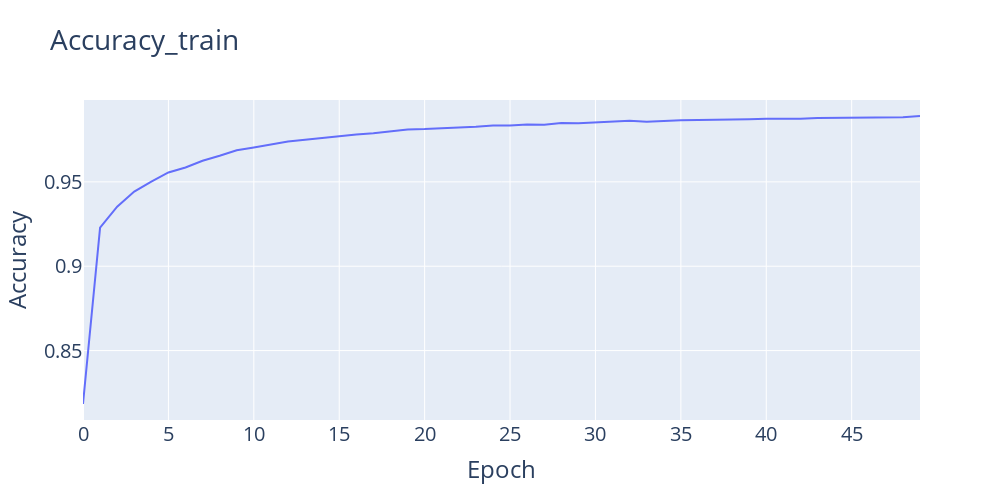

This figure's notebook cell:
### Code cell
import plotly
import plotly.graph_objs as go
import plotly.express as px
layout = go.Layout(
    width=1000,
    height=500,
    title="Accuracy_train",
    xaxis=dict(title='Epoch'), font=dict(size=20),
    yaxis=dict(title='Accuracy')
)

fig = go.Figure(layout=layout)
fig.add_trace(go.Scatter(x=np.arange(0, 50), y=accuracy_hist_train_))
fig.update_yaxes(automargin=True)
fig.update_xaxes(automargin=True)
fig.show()

### Figure 1 — Plotly figure (JSON) as saved in the notebook; plotly's stock layout.template omitted (floating-point values rounded to 4 significant figures)
{"data": [{"type": "scatter", "x": [0, 1, 2, 3, 4, 5, 6, 7, 8, 9, 10, 11, 12, 13, 14, 15, 16, 17, 18, 19, 20, 21, 22, 23, 24, 25, 26, 27, 28, 29, 30, 31, 32, 33, 34, 35, 36, 37, 38, 39, 40, 41, 42, 43, 44, 45, 46, 47, 48, 49], "y": [0.8183, 0.9229, 0.9353, 0.9442, 0.9502, 0.9556, 0.9585, 0.9625, 0.9654, 0.9688, 0.9704, 0.972, 0.974, 0.975, 0.9761, 0.9772, 0.978, 0.9788, 0.9799, 0.9811, 0.9813, 0.9819, 0.9822, 0.9826, 0.9834, 0.9834, 0.984, 0.9839, 0.9848, 0.9847, 0.9852, 0.9856, 0.9862, 0.9857, 0.9863, 0.9865, 0.9867, 0.9868, 0.9871, 0.9871, 0.9875, 0.9873, 0.9874, 0.9878, 0.9879, 0.9884, 0.9883, 0.9886, 0.9883, 0.989]}], "layout": {"font": {"size": 20}, "height": 500, "title": {"text": "Accuracy_train"}, "width": 1000, "xaxis": {"automargin": true, "title": {"text": "Epoch"}}, "yaxis": {"automargin": true, "title": {"text": "Accuracy"}}}}
